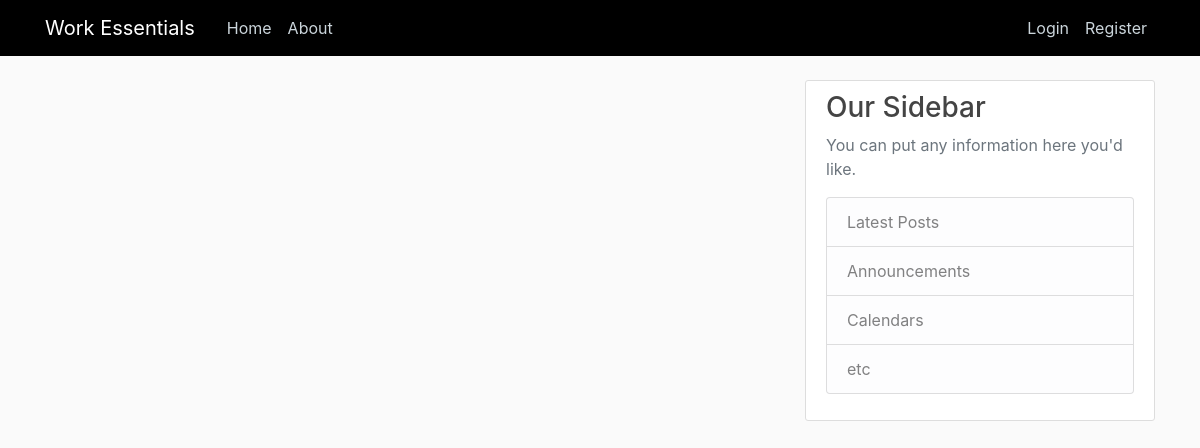
Page /home on the earlier database version.
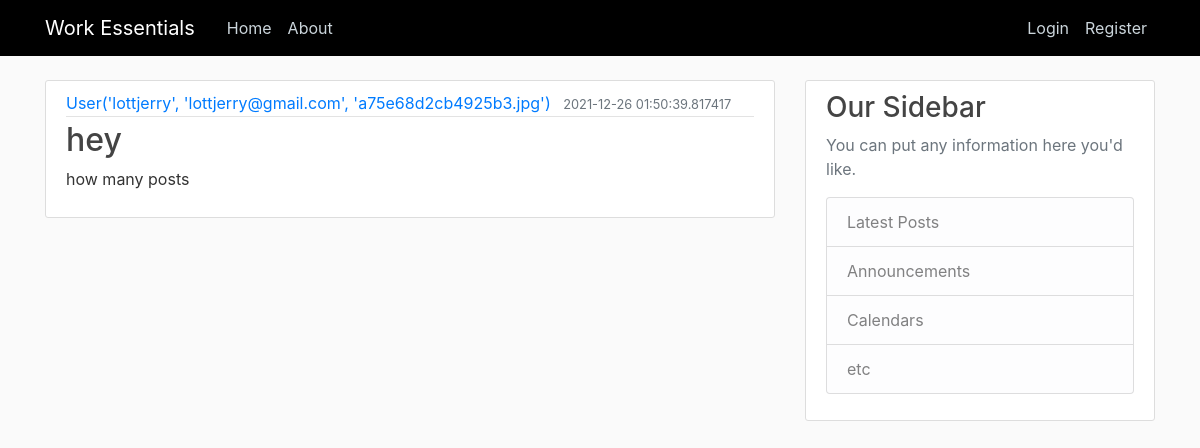
Same page on the later database version.
### workessentials/models.py (models this page shows, shortened)
class Post(db.Model):
    id = db.Column(db.Integer, primary_key=True)
    title = db.Column(db.String(100), nullable=False)
    date_posted = db.Column(db.DateTime, nullable=False, default=datetime.utcnow)
    content = db.Column(db.Text, nullable=False)
    user_id = db.Column(db.Integer, db.ForeignKey('user.id'), nullable=False)

class User(db.Model, UserMixin):
    id = db.Column(db.Integer, primary_key=True)
    username = db.Column(db.String(20), unique=True, nullable=False)
    email = db.Column(db.String(120), unique=True, nullable=False)
    image_file = db.Column(db.String(20), nullable=False, default='default.jpg')
    password = db.Column(db.String(60), nullable=False)
    posts = db.relationship('Post', backref='author', lazy=True)
    def __repr__(self):
        return f"User('{self.username}', '{self.email}', '{self.image_file}')"

### workessentials/routes.py (the view)
@app.route("/")
@app.route("/home")
def home():
    page = request.args.get('page', 1, type=int)
    posts = Post.query.order_by(Post.date_posted.desc()).paginate(page=page, per_page=5)
    return render_template('home.html', posts=posts)

### workessentials/templates/home.html
{% extends "layout.html" %}
{% block content %}
    {% for post in posts %}
        <article class="media content-section">
          <div class="media-body">
            <div class="article-metadata">
              <a class="mr-2" href="#">{{ post.author }}</a>
              <small class="text-muted">{{ post.date_posted }}</small>
            </div>
            <h2><a class="article-title" href="#">{{ post.title }}</a></h2>
            <p class="article-content">{{ post.content }}</p>
          </div>
        </article>
    {% endfor %}
{% endblock content %}

Differences in the rows shown:
added Post: author "User('lottjerry', 'lottjerry@gmail.com', 'a75e68d2cb4925b3.jpg')", date_posted "2021-12-26 01:50:39.817417", title "hey", content "how many posts"
